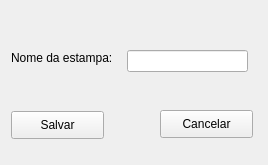
<?xml version="1.0" encoding="UTF-8"?>
<ui version="4.0">
 <class>Form_estampa</class>
 <widget class="QWidget" name="Form_estampa">
  <property name="geometry">
   <rect>
    <x>0</x>
    <y>0</y>
    <width>268</width>
    <height>165</height>
   </rect>
  </property>
  <property name="windowTitle">
   <string>Estampa</string>
  </property>
  <widget class="QLabel" name="label_nome">
   <property name="geometry">
    <rect>
     <x>11</x>
     <y>50</y>
     <width>121</width>
     <height>16</height>
    </rect>
   </property>
   <property name="text">
    <string>Nome da estampa:</string>
   </property>
  </widget>
  <widget class="QLineEdit" name="LE_nome">
   <property name="geometry">
    <rect>
     <x>127</x>
     <y>50</y>
     <width>121</width>
     <height>22</height>
    </rect>
   </property>
  </widget>
  <widget class="QPushButton" name="PB_salvar">
   <property name="geometry">
    <rect>
     <x>11</x>
     <y>111</y>
     <width>93</width>
     <height>28</height>
    </rect>
   </property>
   <property name="text">
    <string>Salvar</string>
   </property>
  </widget>
  <widget class="QPushButton" name="PB_cancelar">
   <property name="geometry">
    <rect>
     <x>160</x>
     <y>110</y>
     <width>93</width>
     <height>28</height>
    </rect>
   </property>
   <property name="text">
    <string>Cancelar</string>
   </property>
  </widget>
 </widget>
 <resources/>
 <connections/>
</ui>
